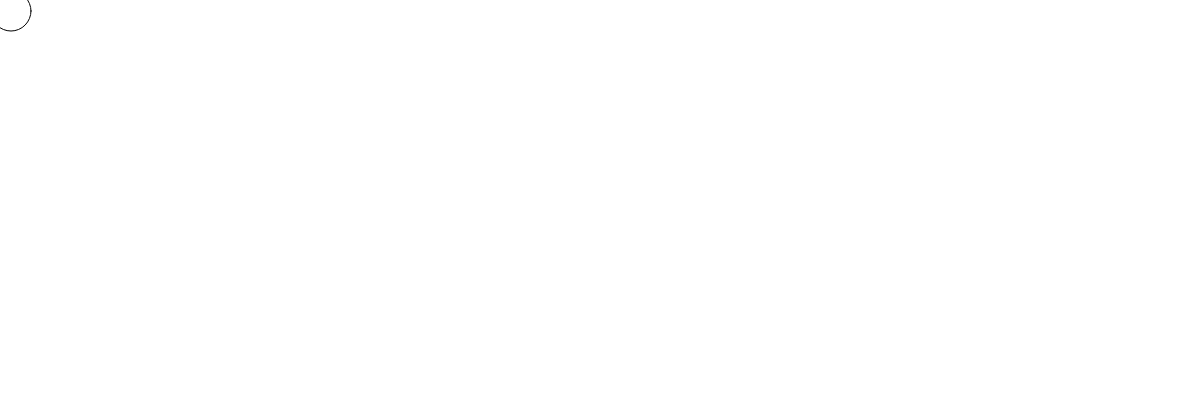
Frame 1 (no input)
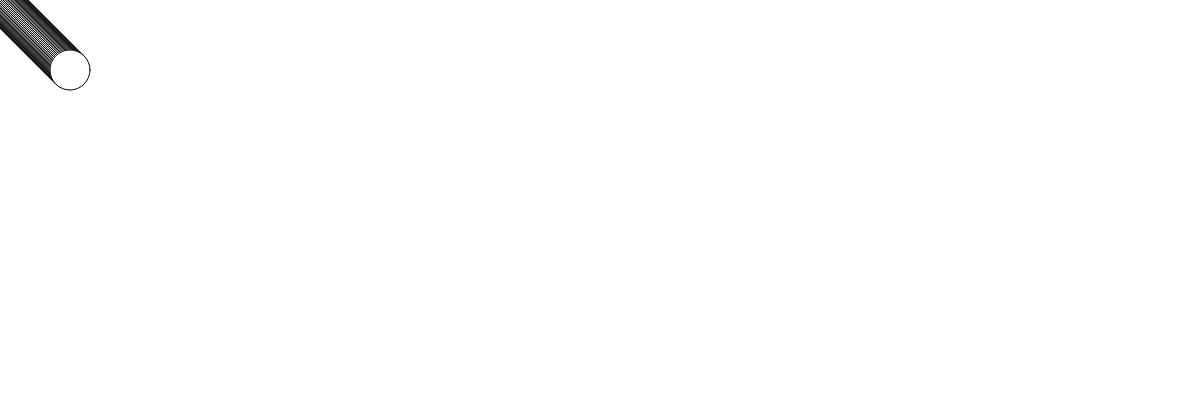
Frame 60 (no input)
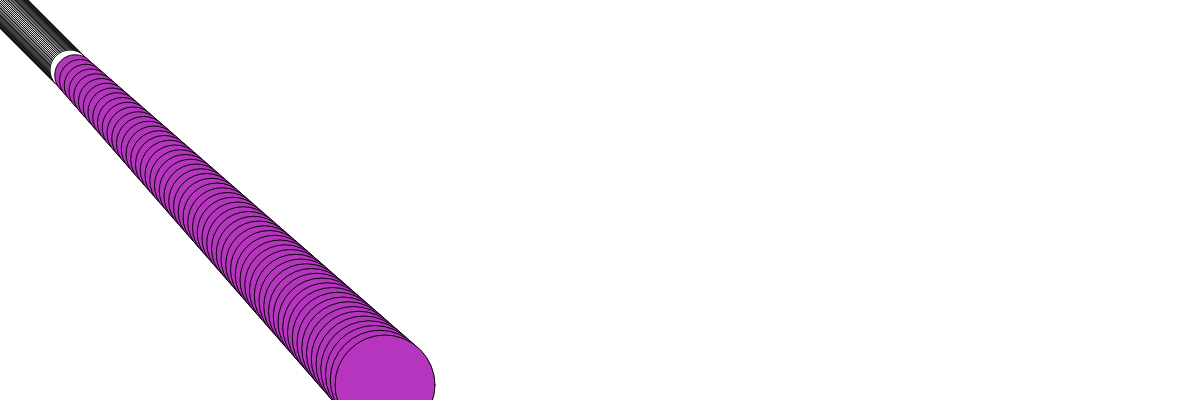
Frame 120 (the mouse pressed at the canvas centre since frame 60)

The p5.js sketch that drew these frames (run headless with seeded random() and noise() and a simulated clock; from frame 60 on, the mouse is pressed at the canvas centre):

// p5.js sketch
// ── sketch.js


let ball = {};
ball.width = 40;
ball.x = 10;
ball.y = 10;
ball.delta_x = 1;
ball.delta_y = 1;
ball.scale_x = 1;
ball.scale_y = 1;
ball.r = (255);
ball.g = (255);
ball.b = (255);

function setup() {
    createCanvas(windowWidth, 400);
    background(255);
}



function draw() {

    ball.x += ball.delta_x * ball.scale_x;
    ball.y += ball.delta_y * ball.scale_y;


    if (ball.x >= width || ball.x <= 0) {
        ball.delta_x = -1 * ball.delta_x;
    }
    if (ball.y >= height || ball.y <= 0) {
        ball.delta_y = -1 * ball.delta_y;
    }

    if (mouseIsPressed) {
      ball.width = constrain(ball.width + 1, 40, 300);
    }
    else {
      ball.width = constrain(ball.width - 1, 40, 300);
     }

    fill(ball.r,ball.g,ball.b);
    ellipse(ball.x, ball.y, ball.width, ball.width);
}




function mousePressed() {
    ball.scale_x = map(mouseX, 0, width, 0.5, 10);
    ball.scale_y = map(mouseY, 0, height, 0.5, 10);
    ball.r = random(255);
    ball.g = random(255);
    ball.b = random(255);
}
